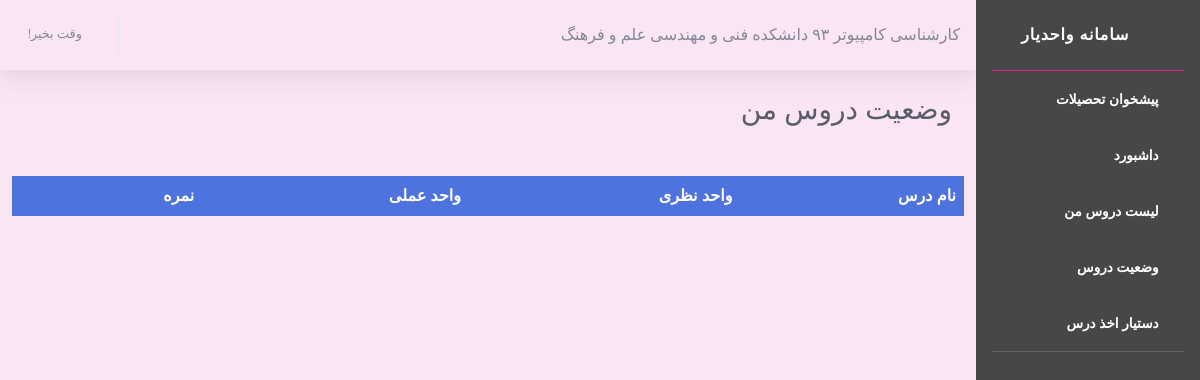
Page /courseSituation/1/ on the earlier database version.
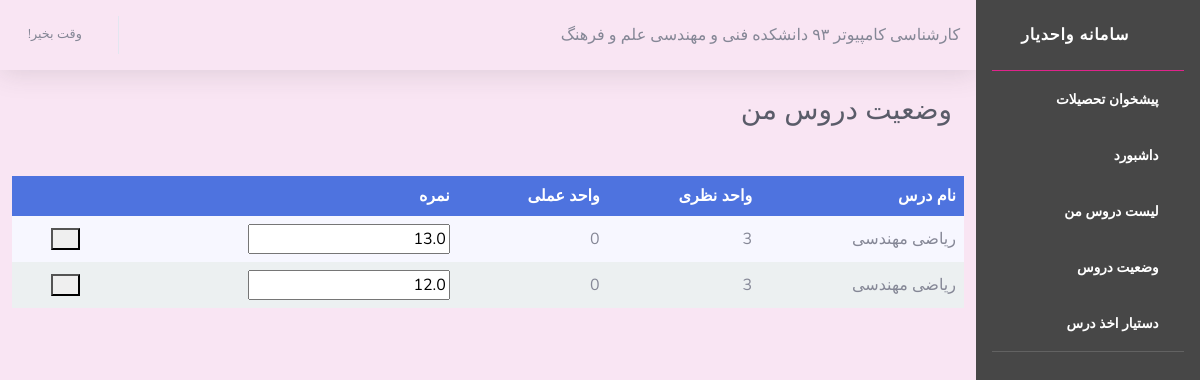
Same page on the later database version.
### core/models.py (models this page shows, shortened)
class Study(models.Model):
    degree = models.IntegerField(choices=DEGREE_TYPE_CHOISES, verbose_name="مقطع تحصیلی")
    entrance_year = models.DateField(verbose_name="سال ورود")
    student = models.ForeignKey(
        User,
        on_delete=models.CASCADE,
        verbose_name="دانشجو"
    )
    chart = models.ForeignKey(
        'Chart',
        on_delete=models.CASCADE,
        verbose_name="چارت"
    )
    class Meta:
        verbose_name=u'مقطع تحصیلی '
        verbose_name_plural=u'مقاطع تحصیلی '
    def __str__(self):
        return f"{self.get_degree_display()} {self.chart.title}"

class Chart(models.Model):
    title = models.CharField(verbose_name="عنوان چارت" ,max_length = 40)
    is_active = models.BooleanField(verbose_name="فعال بودن")
    degree = models.CharField(verbose_name="مقطع" , max_length = 20)
    acceptance_date = models.DateField(verbose_name="تاریخ تصویب")
    course = models.ManyToManyField("Course" , null=True , blank=True)
    faculty = models.ForeignKey(
        'Faculty',
        on_delete=models.CASCADE,
        verbose_name="دانشکده"
    )
    class Meta:
        verbose_name=u'چارت تحصیلی '
        verbose_name_plural=u'چارت‌های تحصیلی'
    def __str__(self):
        return f" {self.title} دانشکده {self.faculty}"

class Faculty(models.Model):
    name = models.CharField(verbose_name="نام دانشکده" , max_length = 40)
    university = models.ForeignKey(
        'University',
        on_delete=models.CASCADE,
        verbose_name="نام دانشگاه"
    )
    class Meta:
        verbose_name=u'دانشکده '
        verbose_name_plural=u'دانشکده‌ها '
    def __str__(self):
        return f"{self.name} {self.university.name}"

class University(models.Model):
    name = models.CharField(verbose_name="نام دانشگاه", max_length = 40)
    has_associates_degree = models.NullBooleanField(verbose_name="مقطع کاردانی")
    has_bachelors_degree = models.NullBooleanField(verbose_name="مقطع کارشناسی")
    has_masters_degree = models.NullBooleanField(verbose_name="مقطع کارشناسی ارشد")
    has_doctorate_degree = models.NullBooleanField(verbose_name="مقطع دکتری")
    class Meta:
        verbose_name=u' دانشگاه'
        verbose_name_plural=u'دانشگاه‌ها '

class Score(models.Model):
    value = models.FloatField(verbose_name="نمره")
    study = models.ForeignKey(
        'Study',
        on_delete=models.CASCADE,
        verbose_name="تحصیل"
    )
    course = models.ForeignKey(
        'Course',
        on_delete=models.CASCADE,
        verbose_name="درس"
    )
    class Meta:
        verbose_name=u'نمره '
        verbose_name_plural=u'نمره‌ها '
    def __str__(self):
        return f"{self.course} | {self.study} | {self.value}"

class Course(models.Model):
    title = models.CharField(verbose_name="عنوان",max_length = 20)
    course_type = models.IntegerField(choices=COURSE_TYPE_CHOISES, verbose_name="نوع درس")
    vahed_nazari = models.IntegerField(verbose_name="تعداد واحد نظری")
    vahed_amali = models.IntegerField(verbose_name="تعداد واحد عملی")
    corequisite_courses = models.ManyToManyField( #همنیاز
        'self',
        verbose_name="هم‌نیاز",
        related_name="corequisites",
        blank=True
    )
    prerequisite_courses = models.ManyToManyField(
        'self',
        verbose_name="پیش‌نیاز",
        related_name="prerequisites",
        blank=True
    )
    class Meta:
        verbose_name=u'درس '
        verbose_name_plural=u'درس‌ها '
    def __str__(self):
        return f"{self.title}"

### core/views.py (the view)
# urls.py: path('courseSituation/<int:study_id>/', views.get_courseSituation, name='courseSituation'),
def get_courseSituation(request,study_id):
    if request.method =="GET":
        study = Study.objects.get(pk=study_id)
        courses = Course.objects.all()
        scores = study.score_set.all()
        print(scores)
        request.session['study_id'] = study_id
        return render(request, 'core/CourseSituation.html', {
                'scores':scores,
                'study':study
                })
    if request.method == 'POST':
        pass

### core/templates/core/CourseSituation.html (shortened to what this page needs)
{% extends "core/layout.html" %}
{% block edu %}
{{ study.get_degree_display }}
{{ study.chart }}
{% endblock edu %}
{% block content %}
        <div class="container-fluid">
          <div class=" text-right mb-4">
            <h1 class="h3 mb-5 text-gray-800">وضعیت دروس من</h1>
          </div>
          <div class="row table-responsive-sm table-responsive-md">
            <table class="custom-table">
              <thead>
                  <tr>
                      <th>نام درس</th>
                      <th>واحد نظری</th>
                      <th>واحد عملی</th>
                      <th> نمره</th>
                      <th>  </th>
                  </tr>
              </thead>
              <tbody>
                    {% for score in scores %}
                        <tr class="toggler toggler1">
                            <td>{{score.course.title}} </td>
                            <td>{{score.course.vahed_nazari}}</td>
                            <td>{{score.course.vahed_amali}}</td>
                            <td>
                              <input id="{{ score.course.id }}" value="{{score.value }}" type='text' placeholder='نمره'>
                            </td>
                            <td>
                            <button
                            class="fa fa-check" data-id="{{ score.course.id }}"
                            onclick="handleSubmit('{% url 'updateScore' study_id=request.session.study_id course_id=score.course.id %}', this)">
                            </button></td>
                        </tr>
                    {% endfor %}
              </tbody>
          </table>
          </div>
        </div>
 {% endblock content %}

### core/templates/core/layout.html (shortened to what this page needs)
{% load staticfiles %}
<!DOCTYPE html>
<html lang="en">
<head>
  <link href="{% static 'core/vendor/fontawesome-free/css/all.min.css' %}" rel="stylesheet" type="text/css">
  <link href="{% static 'core/css/main.css' %}" rel="stylesheet" type="text/css">
  <link href="{% static 'core/css/style.css' %}" rel="stylesheet">
</head>
<body id="page-top">
  <div id="wrapper">
    <ul class="navbar-nav bg-gradient-primary sidebar sidebar-dark accordion pr-0" id="accordionSidebar">
      <a class="sidebar-brand d-flex align-items-center justify-content-center">
        <div class="sidebar-brand-icon rotate-n-15">
          <i class="fas fa-laugh-wink"></i>
        </div>
        <div class="sidebar-brand-text mx-3">سامانه واحدیار</div>
      </a>
      <hr class="sidebar-divider my-0"  style="border-top:1px solid #e0248b">
      <li class="nav-item active">
        <a class="nav-link text-right" href="{% url 'index'%}">
          <i class="fas fa-fw fa-landmark"></i>
          <span>پیشخوان تحصیلات</span></a>
      </li>
      <li class="nav-item active">
        <a class="nav-link text-right" href="{% url 'dashboard' study_id=request.session.study_id %}">
          <i class="fas fa-fw fa-tachometer-alt"></i>
          <span>داشبورد</span></a>
      </li>
      <li class="nav-item active">
        <a class="nav-link text-right" href="{% url 'courseList' study_id=request.session.study_id %}">
          <i class="fas fa-fw fa-list-alt"></i>
          <span>لیست دروس من</span></a>
      </li>
      <li class="nav-item active">
        <a class="nav-link text-right" href="{% url 'courseSituation'  study_id=request.session.study_id  %}">
          <i class="fas fa-fw fa-tasks"></i>
          <span>وضعیت دروس</span></a>
      </li>
      <li class="nav-item active">
        <a class="nav-link text-right" href="{% url 'courseAssistant' study_id=request.session.study_id %}">
          <i class="fab fa-fw fa-hire-a-helper"></i>
          <span>دستیار اخذ درس</span></a>
      </li>
      <hr class="sidebar-divider">
    </ul>
    <div id="content-wrapper" class="d-flex flex-column">
      <div id="content">
        <nav class="navbar navbar-expand navbar-light bg-white topbar mb-4 static-top shadow">
            <div >
                {% block edu %}{% endblock %}
            </div>
          <ul class="navbar-nav float-left">
            <li class="nav-item dropdown no-arrow">
              <a class="nav-link dropdown-toggle" href="#" id="userDropdown" role="button" data-toggle="dropdown"
                aria-haspopup="true" aria-expanded="false">
                <span class="mr-2 d-none d-lg-inline text-gray-600 small">
                    وقت بخیر{{ user.username }}!
                 </span>
              </a>
            </li>
          </ul>
        </nav>
        {% block content %}{% endblock %}
      </div>
    </div>
  </div>
</body>
</html>

### core/static/core/css/main.css (style rules this page uses)
body { direction: rtl; }
.topbar { display: flex !important; justify-content: space-between !important; }
.custom-table { border-collapse: collapse; width: 100%; }
.custom-table th, .custom-table td { text-align: right; padding: 8px; }
.custom-table th { color: #fff }
.custom-table tr:nth-child(odd) { background-color: #f7f7ff }
.custom-table>thead>tr { background-color: #4e73df !important }
.toggler { display: none }
.toggler1 { display: table-row; }
tbody { background: #ecf0f1; }

Differences in the rows shown:
added Score: course "ریاضی مهندسی", course.vahed_nazari "3", course.vahed_amali "0", value "13.0"
added Score: course "ریاضی مهندسی", course.vahed_nazari "3", course.vahed_amali "0", value "12.0"
